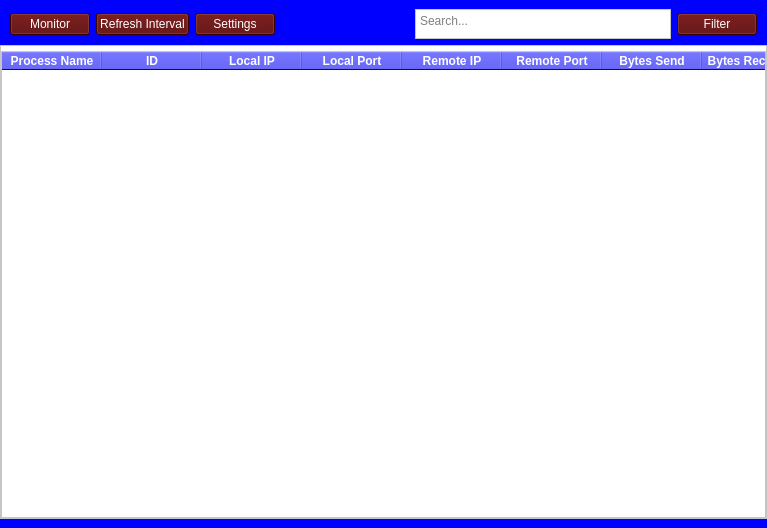
<?xml version="1.0" encoding="UTF-8"?>
<ui version="4.0">
 <class>MainWindow</class>
 <widget class="QMainWindow" name="MainWindow">
  <property name="geometry">
   <rect>
    <x>0</x>
    <y>0</y>
    <width>767</width>
    <height>528</height>
   </rect>
  </property>
  <property name="windowTitle">
   <string>MainWindow</string>
  </property>
  <widget class="QWidget" name="centralwidget">
   <property name="styleSheet">
    <string notr="true">		QWidget#centralwidget {
            background-color: blue;
        }
        
        QPushButton {
            background-color:#550000; 
            color: white; 
        }
		QTableWidget::item {
            border: none;
            border-bottom: 1px solid #D3D3D3;
        }

        QHeaderView::section {
            background-color: blue;
            color: white;
            font-weight: bold; 
        }
		QFrame { 
			background-color: white;
		}</string>
   </property>
   <layout class="QVBoxLayout" name="verticalLayout_3" stretch="1,7">
    <property name="leftMargin">
     <number>0</number>
    </property>
    <property name="rightMargin">
     <number>0</number>
    </property>
    <item>
     <layout class="QHBoxLayout" name="topBarLayout">
      <property name="leftMargin">
       <number>10</number>
      </property>
      <property name="rightMargin">
       <number>10</number>
      </property>
      <item>
       <layout class="QHBoxLayout" name="buttonLayout">
        <item>
         <widget class="QPushButton" name="monitorButton">
          <property name="text">
           <string>Monitor</string>
          </property>
         </widget>
        </item>
        <item>
         <widget class="QPushButton" name="intervalButton">
          <property name="text">
           <string>Refresh Interval</string>
          </property>
         </widget>
        </item>
        <item>
         <widget class="QPushButton" name="settingsButton">
          <property name="text">
           <string>Settings</string>
          </property>
         </widget>
        </item>
       </layout>
      </item>
      <item>
       <spacer name="horizontalSpacer">
        <property name="orientation">
         <enum>Qt::Horizontal</enum>
        </property>
        <property name="sizeHint" stdset="0">
         <size>
          <width>40</width>
          <height>20</height>
         </size>
        </property>
       </spacer>
      </item>
      <item>
       <widget class="QTextEdit" name="textEdit">
        <property name="maximumSize">
         <size>
          <width>16777215</width>
          <height>30</height>
         </size>
        </property>
        <property name="placeholderText">
         <string>Search...</string>
        </property>
       </widget>
      </item>
      <item>
       <widget class="QPushButton" name="filterButton">
        <property name="text">
         <string>Filter</string>
        </property>
       </widget>
      </item>
     </layout>
    </item>
    <item>
     <widget class="QFrame" name="tableFrame">
      <property name="frameShape">
       <enum>QFrame::StyledPanel</enum>
      </property>
      <property name="frameShadow">
       <enum>QFrame::Raised</enum>
      </property>
      <layout class="QVBoxLayout" name="verticalLayout_5">
       <property name="leftMargin">
        <number>0</number>
       </property>
       <property name="topMargin">
        <number>5</number>
       </property>
       <property name="rightMargin">
        <number>0</number>
       </property>
       <property name="bottomMargin">
        <number>0</number>
       </property>
       <item>
        <widget class="QTableWidget" name="tableWidget">
         <property name="sizePolicy">
          <sizepolicy hsizetype="Expanding" vsizetype="Expanding">
           <horstretch>0</horstretch>
           <verstretch>0</verstretch>
          </sizepolicy>
         </property>
         <property name="layoutDirection">
          <enum>Qt::LeftToRight</enum>
         </property>
         <property name="autoFillBackground">
          <bool>false</bool>
         </property>
         <property name="horizontalScrollBarPolicy">
          <enum>Qt::ScrollBarAlwaysOff</enum>
         </property>
         <property name="sizeAdjustPolicy">
          <enum>QAbstractScrollArea::AdjustIgnored</enum>
         </property>
         <property name="alternatingRowColors">
          <bool>false</bool>
         </property>
         <property name="verticalScrollMode">
          <enum>QAbstractItemView::ScrollPerPixel</enum>
         </property>
         <property name="horizontalScrollMode">
          <enum>QAbstractItemView::ScrollPerPixel</enum>
         </property>
         <property name="sortingEnabled">
          <bool>true</bool>
         </property>
         <attribute name="horizontalHeaderCascadingSectionResizes">
          <bool>false</bool>
         </attribute>
         <attribute name="verticalHeaderCascadingSectionResizes">
          <bool>false</bool>
         </attribute>
         <column>
          <property name="text">
           <string>Process Name</string>
          </property>
         </column>
         <column>
          <property name="text">
           <string>ID</string>
          </property>
         </column>
         <column>
          <property name="text">
           <string>Local IP</string>
          </property>
         </column>
         <column>
          <property name="text">
           <string>Local Port</string>
          </property>
         </column>
         <column>
          <property name="text">
           <string>Remote IP</string>
          </property>
         </column>
         <column>
          <property name="text">
           <string>Remote Port</string>
          </property>
         </column>
         <column>
          <property name="text">
           <string>Bytes Send</string>
          </property>
         </column>
         <column>
          <property name="text">
           <string>Bytes Recieved</string>
          </property>
         </column>
        </widget>
       </item>
      </layout>
     </widget>
    </item>
   </layout>
  </widget>
 </widget>
 <resources/>
 <connections/>
</ui>
